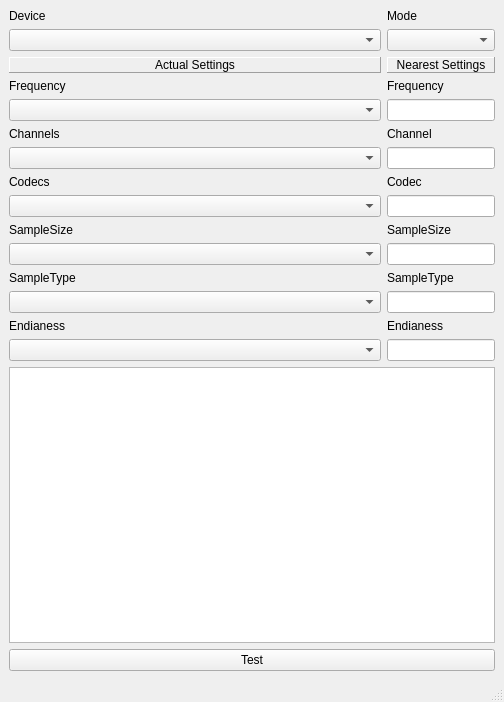
<?xml version="1.0" encoding="UTF-8"?>
<ui version="4.0">
 <class>AudioDevicesBase</class>
 <widget class="QMainWindow" name="AudioDevicesBase">
  <property name="geometry">
   <rect>
    <x>0</x>
    <y>0</y>
    <width>504</width>
    <height>702</height>
   </rect>
  </property>
  <property name="windowTitle">
   <string>AudioDevicesBase</string>
  </property>
  <widget class="QWidget" name="centralwidget">
   <layout class="QVBoxLayout" name="verticalLayout">
    <item>
     <layout class="QGridLayout" name="gridLayout">
      <item row="0" column="0">
       <widget class="QLabel" name="deviceLabel">
        <property name="sizePolicy">
         <sizepolicy hsizetype="Preferred" vsizetype="Preferred">
          <horstretch>1</horstretch>
          <verstretch>0</verstretch>
         </sizepolicy>
        </property>
        <property name="text">
         <string>Device</string>
        </property>
       </widget>
      </item>
      <item row="0" column="1">
       <widget class="QLabel" name="modeLabel">
        <property name="text">
         <string>Mode</string>
        </property>
       </widget>
      </item>
      <item row="1" column="0">
       <widget class="QComboBox" name="deviceBox"/>
      </item>
      <item row="1" column="1">
       <widget class="QComboBox" name="modeBox"/>
      </item>
      <item row="2" column="0">
       <widget class="QLabel" name="actualLabel">
        <property name="frameShape">
         <enum>QFrame::Panel</enum>
        </property>
        <property name="frameShadow">
         <enum>QFrame::Raised</enum>
        </property>
        <property name="text">
         <string>Actual Settings</string>
        </property>
        <property name="alignment">
         <set>Qt::AlignCenter</set>
        </property>
       </widget>
      </item>
      <item row="2" column="1">
       <widget class="QLabel" name="nearestLabel">
        <property name="frameShape">
         <enum>QFrame::Panel</enum>
        </property>
        <property name="frameShadow">
         <enum>QFrame::Raised</enum>
        </property>
        <property name="text">
         <string>Nearest Settings</string>
        </property>
        <property name="alignment">
         <set>Qt::AlignCenter</set>
        </property>
       </widget>
      </item>
      <item row="3" column="0">
       <widget class="QLabel" name="actualFreqLabel">
        <property name="text">
         <string>Frequency</string>
        </property>
       </widget>
      </item>
      <item row="3" column="1">
       <widget class="QLabel" name="nearestFreqLabel">
        <property name="text">
         <string>Frequency</string>
        </property>
       </widget>
      </item>
      <item row="4" column="0">
       <widget class="QComboBox" name="frequencyBox"/>
      </item>
      <item row="4" column="1">
       <widget class="QLineEdit" name="nearestFreq"/>
      </item>
      <item row="5" column="0">
       <widget class="QLabel" name="actualChannelsLabel">
        <property name="text">
         <string>Channels</string>
        </property>
       </widget>
      </item>
      <item row="5" column="1">
       <widget class="QLabel" name="nearestChannelLabel">
        <property name="text">
         <string>Channel</string>
        </property>
       </widget>
      </item>
      <item row="6" column="0">
       <widget class="QComboBox" name="channelsBox"/>
      </item>
      <item row="6" column="1">
       <widget class="QLineEdit" name="nearestChannel"/>
      </item>
      <item row="7" column="0">
       <widget class="QLabel" name="actualCodecLabel">
        <property name="text">
         <string>Codecs</string>
        </property>
       </widget>
      </item>
      <item row="7" column="1">
       <widget class="QLabel" name="nearestCodecLabel">
        <property name="text">
         <string>Codec</string>
        </property>
       </widget>
      </item>
      <item row="8" column="0">
       <widget class="QComboBox" name="codecsBox"/>
      </item>
      <item row="8" column="1">
       <widget class="QLineEdit" name="nearestCodec"/>
      </item>
      <item row="9" column="0">
       <widget class="QLabel" name="actualSampleSizeLabel">
        <property name="text">
         <string>SampleSize</string>
        </property>
       </widget>
      </item>
      <item row="9" column="1">
       <widget class="QLabel" name="nearestSampleSizeLabel">
        <property name="text">
         <string>SampleSize</string>
        </property>
       </widget>
      </item>
      <item row="10" column="0">
       <widget class="QComboBox" name="sampleSizesBox"/>
      </item>
      <item row="10" column="1">
       <widget class="QLineEdit" name="nearestSampleSize"/>
      </item>
      <item row="11" column="0">
       <widget class="QLabel" name="actualSampleTypeLabel">
        <property name="text">
         <string>SampleType</string>
        </property>
       </widget>
      </item>
      <item row="11" column="1">
       <widget class="QLabel" name="nearestSampleTypeLabel">
        <property name="text">
         <string>SampleType</string>
        </property>
       </widget>
      </item>
      <item row="12" column="0">
       <widget class="QComboBox" name="sampleTypesBox"/>
      </item>
      <item row="12" column="1">
       <widget class="QLineEdit" name="nearestSampleType"/>
      </item>
      <item row="13" column="0">
       <widget class="QLabel" name="actualEndianLabel">
        <property name="text">
         <string>Endianess</string>
        </property>
       </widget>
      </item>
      <item row="13" column="1">
       <widget class="QLabel" name="nearestEndianLabel">
        <property name="text">
         <string>Endianess</string>
        </property>
       </widget>
      </item>
      <item row="14" column="0">
       <widget class="QComboBox" name="endianBox"/>
      </item>
      <item row="14" column="1">
       <widget class="QLineEdit" name="nearestEndian"/>
      </item>
      <item row="15" column="0" colspan="2">
       <widget class="QTextEdit" name="logOutput">
        <property name="minimumSize">
         <size>
          <width>0</width>
          <height>40</height>
         </size>
        </property>
       </widget>
      </item>
      <item row="16" column="0" colspan="2">
       <widget class="QPushButton" name="testButton">
        <property name="text">
         <string>Test</string>
        </property>
       </widget>
      </item>
     </layout>
    </item>
   </layout>
  </widget>
  <widget class="QMenuBar" name="menubar">
   <property name="geometry">
    <rect>
     <x>0</x>
     <y>0</y>
     <width>504</width>
     <height>19</height>
    </rect>
   </property>
  </widget>
  <widget class="QStatusBar" name="statusbar"/>
 </widget>
 <resources/>
 <connections/>
</ui>
